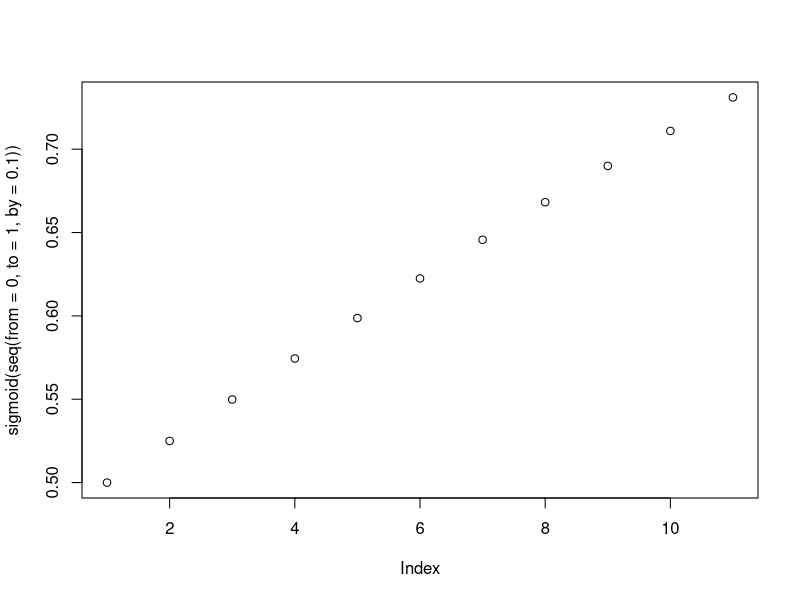
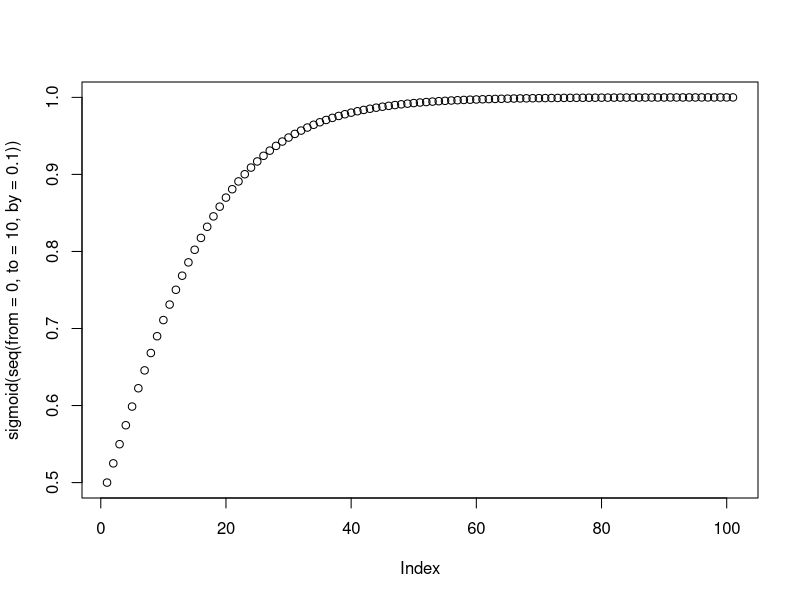

Write R code to recreate these figures, in order.
## ---- chunk 1
library(tidyverse)
library(e1071)


plot(sigmoid(seq(from = 0, to = 1, by= 0.1)))

plot(sigmoid(seq(from = 0, to = 10, by= 0.1)))
